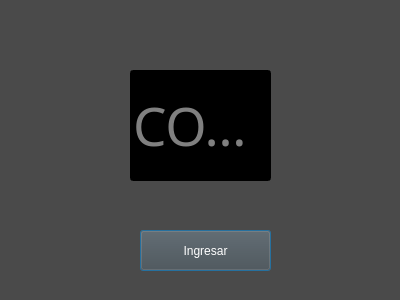
<?xml version="1.0" encoding="UTF-8"?>
<ui version="4.0">
 <class>Dialog</class>
 <widget class="QDialog" name="Dialog">
  <property name="geometry">
   <rect>
    <x>0</x>
    <y>0</y>
    <width>400</width>
    <height>300</height>
   </rect>
  </property>
  <property name="windowTitle">
   <string>Dialog</string>
  </property>
  <property name="styleSheet">
   <string notr="true">background-color: rgb(74, 74, 74);</string>
  </property>
  <property name="inputMethodHints">
   <set>Qt::ImhUppercaseOnly</set>
  </property>
  <widget class="QPushButton" name="ingresar">
   <property name="geometry">
    <rect>
     <x>140</x>
     <y>230</y>
     <width>131</width>
     <height>41</height>
    </rect>
   </property>
   <property name="styleSheet">
    <string notr="true">font: 20pt &quot;OCR A Extended&quot;;
color: rgb(255, 255, 255);</string>
   </property>
   <property name="text">
    <string>Ingresar</string>
   </property>
  </widget>
  <widget class="QLineEdit" name="codigo">
   <property name="geometry">
    <rect>
     <x>130</x>
     <y>70</y>
     <width>141</width>
     <height>111</height>
    </rect>
   </property>
   <property name="font">
    <font>
     <family>OCR A Extended</family>
     <pointsize>40</pointsize>
     <weight>50</weight>
     <italic>false</italic>
     <bold>false</bold>
    </font>
   </property>
   <property name="layoutDirection">
    <enum>Qt::LeftToRight</enum>
   </property>
   <property name="styleSheet">
    <string notr="true">font: 40pt &quot;OCR A Extended&quot;;
color: rgb(255, 255, 255);
background-color: rgb(0, 0, 0);</string>
   </property>
   <property name="inputMethodHints">
    <set>Qt::ImhUppercaseOnly</set>
   </property>
   <property name="inputMask">
    <string/>
   </property>
   <property name="text">
    <string/>
   </property>
   <property name="maxLength">
    <number>4</number>
   </property>
   <property name="echoMode">
    <enum>QLineEdit::Normal</enum>
   </property>
   <property name="placeholderText">
    <string>CODE</string>
   </property>
  </widget>
 </widget>
 <resources/>
 <connections/>
</ui>
